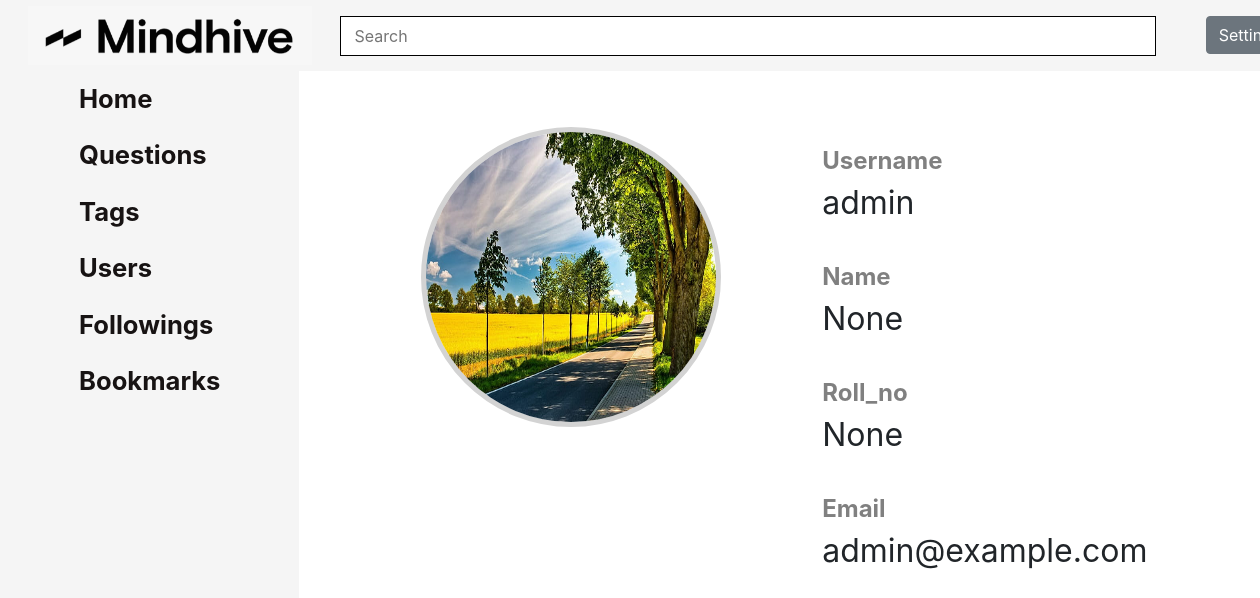
Page /users/1 on the committed database.
### users/models.py (models this page shows, shortened)
class User(AbstractUser):
    username = models.CharField(max_length=20,blank=False)
    email = models.EmailField(
        verbose_name='email address',
        max_length=255,
        unique=True,
        blank=False,
    )
    name = models.CharField(max_length=20, blank=True, null=True)
    roll_no=models.CharField(max_length=8, blank=True, null=True)
    profile_image = models.ImageField(upload_to='profile_image', default='default.jpg')
    blocked = models.BooleanField(default=False)
    followingQuestions = models.ManyToManyField(to='questions.Question', related_name='user_fq', blank=True)
    bookmarkQuestions = models.ManyToManyField(to='questions.Question', related_name='user_bq', blank=True)
    favouriteTags = models.ManyToManyField(to='tags.Tag', blank=True)
    notifications = models.ManyToManyField(to='notifications.Notification', blank=True)
    objects = UserInfoManager()
    USERNAME_FIELD = 'email'
    REQUIRED_FIELDS = ['username' ]

### users/views.py (the view)
# urls.py: path('<int:pk>', views.profile, name='view_user'),
def profile(request,pk):
    usr = User.objects.get(pk=pk)
    return render(request, 'homepage.html', {'usr': usr, 'viewer': request.user})

### templates/homepage.html (shortened to what this page needs)
<!DOCTYPE html>
<html lang="en">
{% load static %}
<head>
    <link rel="stylesheet" href="{% static '/css/style.css' %}">
    <link rel="stylesheet" href="https://cdn.jsdelivr.net/npm/bootstrap@4.0.0/dist/css/bootstrap.min.css">
</head>
{%block content%}
<body>
    <nav id="navbar">
        <a href="#" id="logo">
            <img src="../media/icon.jpg" alt="Hello" class="logo-img">
        </a>
        <form class="inline-block">
            <input class="form-input" type="search" placeholder="Search" aria-placeholder="Search" length=50px>
        </form>
        <ul>
            <div class="dropdown">
                <button class="btn btn-secondary dropdown-toggle" type="button" id="dropdownMenuButton" data-toggle="dropdown" aria-haspopup="true" aria-expanded="false">
                  Settings
                </button>
            </div>
        </ul>
    </nav>
    <div id="container">
        <div id="left">
            <a href="#" class="sect">
                <div class="comp">Home</div>
            </a>
            <a href="#" class="sect">
                <div class="comp">Questions</div>
            </a>
            <a href="#" class="sect">
                <div class="comp">Tags</div>
            </a>
            <a href="#" class="sect">
                <div class="comp">Users</div>
            </a>
            <a href="#" class="sect">
                <div class="comp">Followings</div>
            </a>
            <a href="#" class="sect">
                <div class="comp">Bookmarks</div>
            </a>
        </div>
        <div class="profile">
            <div id="photo">
                <div id="center-photo">
                    <img src="{{usr.profile_image.url}}" />
                </div>
            </div>
            <div id="data">
                <form class="data-input" action="">
                    <p class="text-name">Username</p>
                    {{usr.username}}
                </form>
                <form class="data-input" action="">
                    <p class="text-name">Name</p>
                    {{usr.name}}
                </form>
                <form class="data-input" action="">
                    <p class="text-name">Roll_no</p>
                    {{usr.roll_no}}
                </form>
                <form class="data-input" action="">
                    <p class="text-name">Email</p>
                    {{usr.email}}
                </form>
                </div>
            </div>
        </div>
</body>
{%endblock%}
</html>

### static/css/style.css (style rules this page uses)
* { margin: 0; padding: 0; }
html { scroll-behavior: smooth; }
:root { --navbar-height: 59px; }
body { background-color: rgb(214, 210, 210); }
#navbar { z-index: 99999; display: flex; align-items: center; position: sticky; top: 0px; border-bottom: #171313; }
#navbar::before { content: ""; background-color: whitesmoke; position: absolute; top:0px; left:0px; height: 100%; width:100%; z-index: -1; opacity: 1; }
#logo { color: white; display: flex; padding: 3px 22px; border-radius: 20px; text-decoration: none; }
.logo-img { height: 59px; margin: 3px 6px; }
.inline-block { display: block; width: 950px; height: 40px; }
.form-input { float: none; display: block; text-align: left; width: 100%; margin: 0; padding: 14px; border: 1px solid black; height: 40px; }
.dropdown { position: relative; left: 50px; top: 7px; }
#navbar ul { display: flex; }
#container { width: 100%; }
#left { position: sticky; float: left; width: auto; height: 90vh; display: flex; flex-direction: column; margin-top: 0; margin-left: 0; background-color: whitesmoke; }
#left a { text-decoration: none; text-align: left; font-size: 1.6rem; color: #171313; }
.sect { margin: 6px 12px; padding: 6px 13px; }
.comp { margin: -3px 8px; padding: 0px 46px; font-weight: bold; }
.profile { display: flex; float: left; width: 70%; height: 77vh; margin-top: 28px; margin-left: 22px; }
#photo { width: 40%; margin: 28px; display: flex; flex-direction: column; }
#center-photo { width:50%; margin: 0em 4.5em; }
#center-photo img { height: 300px; width: 300px; border-radius: 50%; border: 5px lightgray solid; }
#data { width: 60%; margin: 28px; display: flex; flex-direction: column; }
.data-input { display: block; padding: 0.5em 1em; margin: 0em 1em; font-size: xx-large; }
.text-name { margin:0em; font-size: x-large; font-weight: bold; color: grey; }

### rows in the picture
User: profile_image (picture), username "admin", name "None", roll_no "None", email "admin@example.com"
